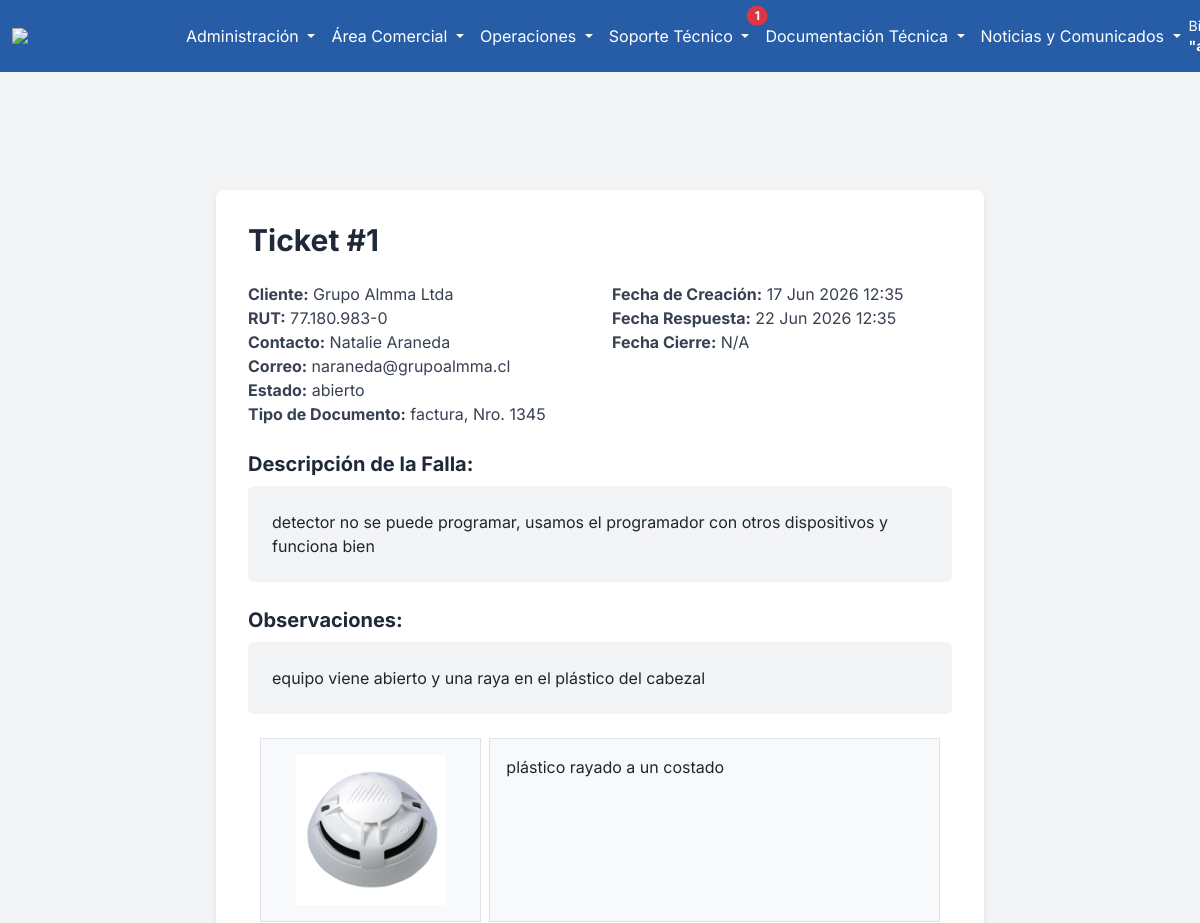
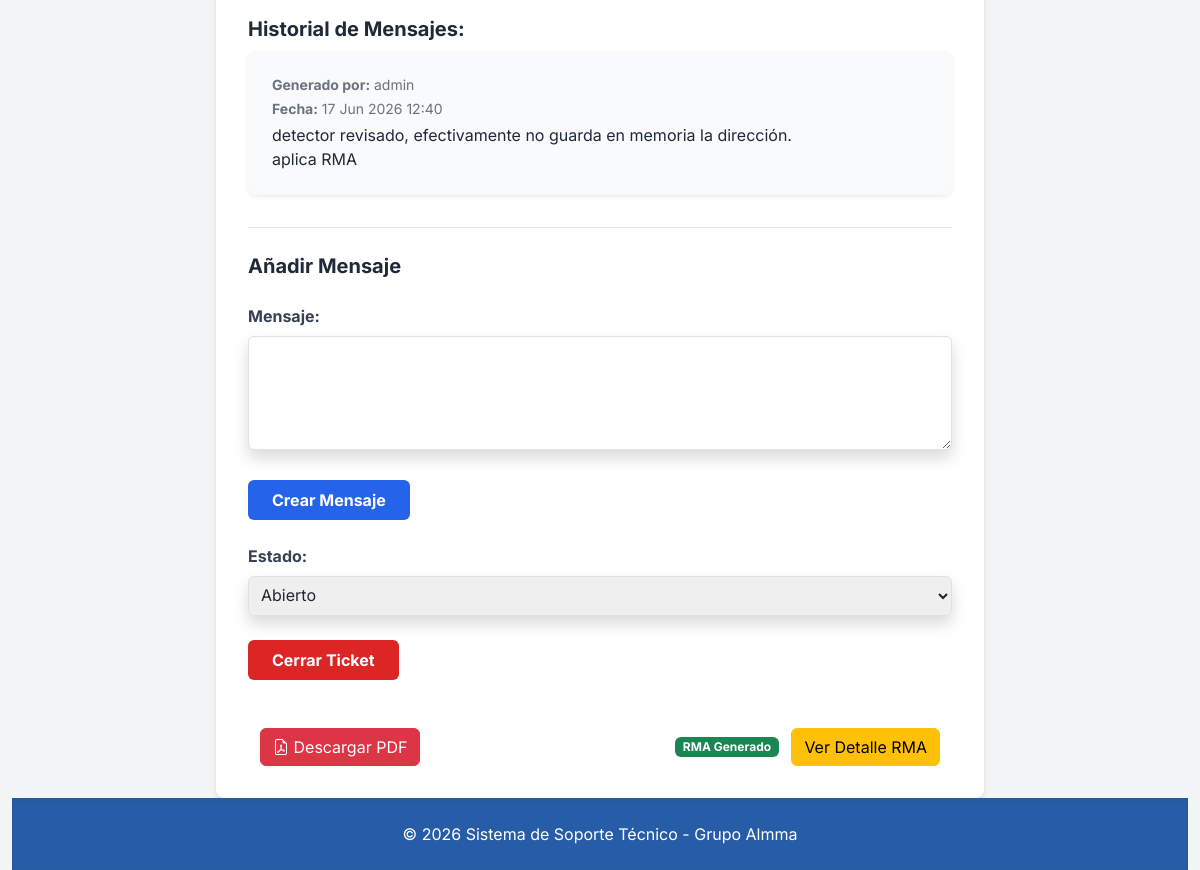
The app's page /detalleTicket/1 (signed in) with its own data (2 pictures, top to bottom).
### gestion_tickets/models.py (models this page shows, shortened)
class Ticket(models.Model):
    TIPO_DOCUMENTO_CHOICES = [
        ("factura", "Factura"),
        ("nota_venta", "Nota de Venta"),
        ("otro", "Otro"),
    ]
    ESTADO_CHOICES = [
        ("abierto", "Abierto"),
        ("pendiente", "Pendiente"),
        ("cerrado", "Cerrado"),
    ]
    cliente = models.ForeignKey(cliente, on_delete=models.SET_NULL, null=True, related_name="tickets")
    rut_cliente = models.CharField(max_length=20)
    contacto = models.CharField(max_length=200)
    correo = models.EmailField(max_length=200)
    telefono = models.CharField(max_length=50, null=True, blank=True)
    direccion = models.CharField(max_length=255, null=True, blank=True)
    ciudad = models.ForeignKey(Localidad, on_delete=models.SET_NULL, null=True, blank=True)
    tipo_documento = models.CharField(max_length=20, choices=TIPO_DOCUMENTO_CHOICES, default="factura")
    numero_documento = models.CharField(max_length=100, null=True, blank=True)
    estado = models.CharField(max_length=20, choices=ESTADO_CHOICES, default="abierto")
    en_garantia = models.BooleanField(default=False)
    fabricante = models.ForeignKey(Fabricante, on_delete=models.SET_NULL, null=True, blank=True)
    modelo = models.CharField(max_length=100, null=True, blank=True)
    tipo_equipo = models.CharField(max_length=100, null=True, blank=True)
    numero_serie = models.CharField(max_length=100, null=True, blank=True)
    descripcion_falla = models.TextField(null=True, blank=True)
    sellos_intactos = models.CharField(max_length=10, choices=[('cerrado','Cerrado'),('abierto','Abierto'),('na','N/A')])
    accesorios_recibidos = models.CharField(max_length=10, choices=[('completo','Completo'),('incompleto','Incompleto'),('na','N/A')])
    observaciones = models.TextField(blank=True)
    fecha_creacion = models.DateTimeField(auto_now_add=True)
    fecha_respuesta = models.DateTimeField(null=True, blank=True)
    fecha_cierre = models.DateTimeField(null=True, blank=True)

class TicketImagen(models.Model):
    ticket = models.ForeignKey(Ticket, on_delete=models.CASCADE, related_name="imagenes")
    imagen = models.ImageField(upload_to="tickets/", null=True, blank=True)
    descripcion = models.CharField(max_length=255, blank=True)
    fecha_subida = models.DateTimeField(auto_now_add=True)

class Mensaje(models.Model):
    ticket = models.ForeignKey(Ticket, on_delete=models.CASCADE, related_name='mensajes')
    usuario = models.ForeignKey(User, on_delete=models.CASCADE)
    contenido = models.TextField()
    fecha_envio = models.DateTimeField(auto_now_add=True)
    es_respuesta = models.BooleanField(default=True, verbose_name="¿Es una respuesta?") # Para diferenciar preguntas iniciales de respuestas
    class Meta:
        ordering = ['fecha_envio'] # Ordenar mensajes cronológicamente

### mantenedor/models.py (models this page shows)
class cliente(models.Model):
    nombre = models.CharField(max_length=200)
    rut = models.CharField(max_length=20, unique=True)
    contacto = models.CharField(max_length=200)
    correo = models.EmailField(max_length=200)
    telefono = models.CharField(max_length=50, null=True, blank=True)
    direccion = models.CharField(max_length=255, null=True, blank=True)
    ciudad = models.ForeignKey('Localidad', on_delete=models.CASCADE, null=True, blank=True)
    def __str__(self):
        return f"{self.nombre}"

### gestion_tickets/views.py (the view, shortened to what this page needs)
# urls.py: path('detalleTicket/<int:pk>', detalle_ticket, name='detalle_ticket'),
@login_required
def detalle_ticket(request, pk):
    ticket = get_object_or_404(Ticket, id=pk)
    mensajes = ticket.mensajes.all()
    imagenes = ticket.imagenes.all()
    rma = SolicitudRMA.objects.filter(ticket_origen = ticket).first()
    update_form = TicketUpdateForm(instance=ticket)
    return render(request, "tickets/detalleTicket.html", {
        "ticket": ticket,
        "mensajes": mensajes,
        "update_form": update_form,
        "imagenes": imagenes,
        "rma": rma,
    })

### gestion_tickets/forms.py
class TicketUpdateForm(forms.ModelForm):
    class Meta:
        model = Ticket
        fields = ["estado"]  # Solo el campo que realmente existe en tu modelo
        widgets = {
            "estado": forms.Select(attrs={
                "class": "shadow border rounded w-full p-2"
            }),
        }

### gestion_tickets/context_processors.py (called while the page is built)
def contador_tickets(request):
    if request.user.is_authenticated:
        pendientes = Ticket.objects.filter(estado='abierto').count()
    else:
        pendientes = 0
    return {'tickets_pendientes': pendientes}

### gestion_tickets/templates/tickets/detalleTicket.html (shortened to what this page needs)
{% extends 'base/base.html' %}
{% block content %}
<div class="max-w-3xl mx-auto bg-white p-8 rounded-lg shadow-md mt-10">
    <h2 class="text-3xl font-bold text-gray-800 mb-6">
        Ticket #{{ ticket.id }}
    </h2>
    <div class="grid grid-cols-1 md:grid-cols-2 gap-4 mb-6 text-gray-700">
        <div>
            <p><strong>Cliente:</strong> {{ ticket.cliente|default:"N/A" }}</p>
            <p><strong>RUT:</strong> {{ ticket.rut_cliente|default:"N/A" }}</p>
            <p><strong>Contacto:</strong> {{ ticket.contacto|default:"N/A" }}</p>
            <p><strong>Correo:</strong> {{ ticket.correo|default:"N/A" }}</p>
            <p><strong>Estado:</strong> {{ ticket.estado }}</p>
            <p><strong>Tipo de Documento:</strong> {{ ticket.tipo_documento }}, Nro. {{ ticket.numero_documento }}</p>
        </div>
        <div>
            <p><strong>Fecha de Creación:</strong> {{ ticket.fecha_creacion|date:"d M Y H:i" }}</p>
            <p><strong>Fecha Respuesta:</strong> {{ ticket.fecha_respuesta|date:"d M Y H:i"|default:"N/A" }}</p>
            <p><strong>Fecha Cierre:</strong> {{ ticket.fecha_cierre|date:"d M Y H:i"|default:"N/A" }}</p>
        </div>
    </div>
    <div class="mb-6">
        <h3 class="text-xl font-bold text-gray-800 mb-2">Descripción de la Falla:</h3>
        <p class="bg-gray-100 p-4 rounded-md">{{ ticket.descripcion_falla|linebreaksbr }}</p>
    </div>
    {% if ticket.observaciones %}
    <div class="mb-6">
        <h3 class="text-xl font-bold text-gray-800 mb-2">Observaciones:</h3>
        <p class="bg-gray-100 p-4 rounded-md">{{ ticket.observaciones|linebreaksbr }}</p>
    </div>
    {% endif %}
    {% for img in imagenes %}
    <div class="container mb-3">
        <div class="row gx-2 d-flex align-items-stretch">
            <div class="col-4">
                <div class="p-3 border bg-light h-100 d-flex justify-content-center align-items-center">
                    <img src="{{ img.imagen.url }}" style="width: 80%; height: auto;" alt="">
                </div>
            </div>
            <div class="col-8">
                <div class="p-3 border bg-light h-100">
                    {% if img.descripcion %}
                        {{ img.descripcion }}
                    {% else %}
                        <p class="text-center text-muted">No hay descripción de la imagen</p>
                    {% endif %}
                </div>
            </div>
        </div>
    </div>
    {% endfor %}
    <div class="mb-6">
        <h3 class="text-xl font-bold text-gray-800 mb-2">Historial de Mensajes:</h3>
        {% if mensajes %}
            <div class="space-y-4">
                {% for mensaje in mensajes %}
                    <div class="bg-gray-50 p-4 rounded-lg shadow-sm">
                        <p class="text-sm text-gray-500 mb-1">
                            <strong>Generado por:</strong> {{ mensaje.usuario }}
                        </p>
                        <p class="text-sm text-gray-500 mb-1">
                            <strong>Fecha:</strong> {{ mensaje.fecha_envio|date:"d M Y H:i" }}
                        </p>
                        <p class="text-gray-800">{{ mensaje.contenido|linebreaksbr }}</p>
                    </div>
                {% endfor %}
            </div>
        {% else %}
            <p class="text-gray-600">No hay mensajes para este ticket aún.</p>
        {% endif %}
    </div>
    {% if user.is_authenticated %}
    <div class="mt-8 pt-6 border-t border-gray-200">
        <h3 class="text-xl font-bold text-gray-800 mb-4">Añadir Mensaje</h3>
        <form method="post">
            <div class="mb-4">
                <label class="block text-gray-700 font-bold mb-2">Mensaje:</label>
                <textarea name="contenido" rows="4" class="shadow border rounded w-full p-2"></textarea>
            </div>
            <div class="mb-4">
            <button type="submit" class="bg-blue-600 hover:bg-blue-700 text-white font-bold py-2 px-4 rounded">
                Crear Mensaje
            </button>
            </div>
            {% if user.is_superuser or user.rol == "Staff" %}
            <div class="mb-4">
                <label class="block text-gray-700 font-bold mb-2">Estado:</label>
                {{ update_form.estado }}
            </div>
            {% endif %}
        </form>
        {% if user.is_staff and ticket.estado != "cerrado" %}
        <form method="post" action="{% url 'cerrar_ticket' ticket.id %}" class="mt-4">
            <button class="bg-red-600 hover:bg-red-700 text-white font-bold py-2 px-4 rounded">
                Cerrar Ticket
            </button>
        </form>
        {% endif %}
    </div>
    {% endif %}
    <div class="container mt-5">
        <div class="row">
            <div class="col-6">
                <a href="{% url 'exportar_ticket_pdf' ticket.id %}" class="btn btn-danger" target="_blank">
                    <i class="bi bi-file-earmark-pdf"></i> Descargar PDF
                </a>
            </div>
            <div class="col-6 text-end">
                {% if user.is_staff %}
                    {% if rma %}
                        <span class="badge bg-success">RMA Generado</span>
                        <a href="{% url 'detalle_rma' rma.id %}" class="btn btn-warning ms-2">
                            Ver Detalle RMA
                        </a>
                    {% else %}
                        <span class="badge bg-secondary">Sin RMA</span>
                        <a href="{% url 'crear_rma_desde_ticket' ticket.id %}" class="btn btn-success ms-2">
                            Generar RMA
                        </a>
                    {% endif %}
                {% endif %}
            </div>
        </div>
    </div>
</div>
{% endblock %}

### gestion_tickets/templates/base/base.html (style rules this page uses)
body { font-family: 'Inter', sans-serif; background-color: #f3f4f6; }

### records on screen
Ticket: id "1", cliente "Grupo Almma Ltda", rut_cliente "77.180.983-0", contacto "Natalie Araneda", correo "naraneda@grupoalmma.cl", estado "abierto", tipo_documento "factura", numero_documento "1345", fecha_creacion "17 Jun 2026 12:35", fecha_respuesta "22 Jun 2026 12:35", fecha_cierre "N/A", descripcion_falla "detector no se puede programar, usamos el programador con otros dispositivos y funciona bien", observaciones "equipo viene abierto y una raya en el plástico del cabezal", estado "Abierto"
TicketImagen: imagen (picture), descripcion "plástico rayado a un costado"
Mensaje: usuario "admin", fecha_envio "17 Jun 2026 12:40", contenido "detector revisado, efectivamente no guarda en memoria la dirección. aplica RMA"

### other values on screen
{{ tickets_pendientes }} "1"
